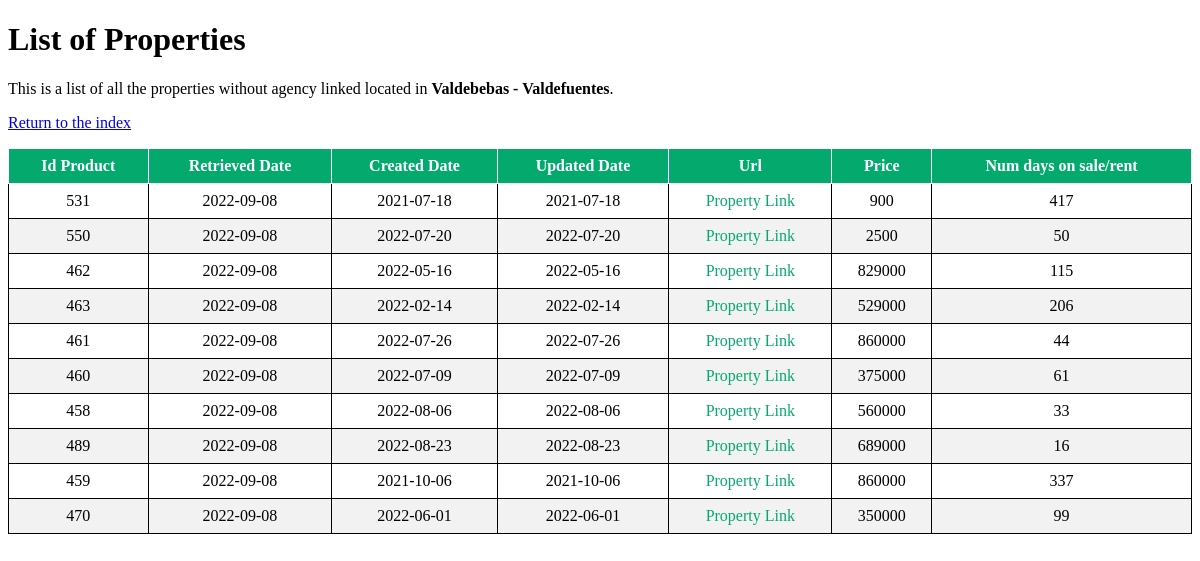
Page /property/Valdebebas - Valdefuentes on the earlier database version.
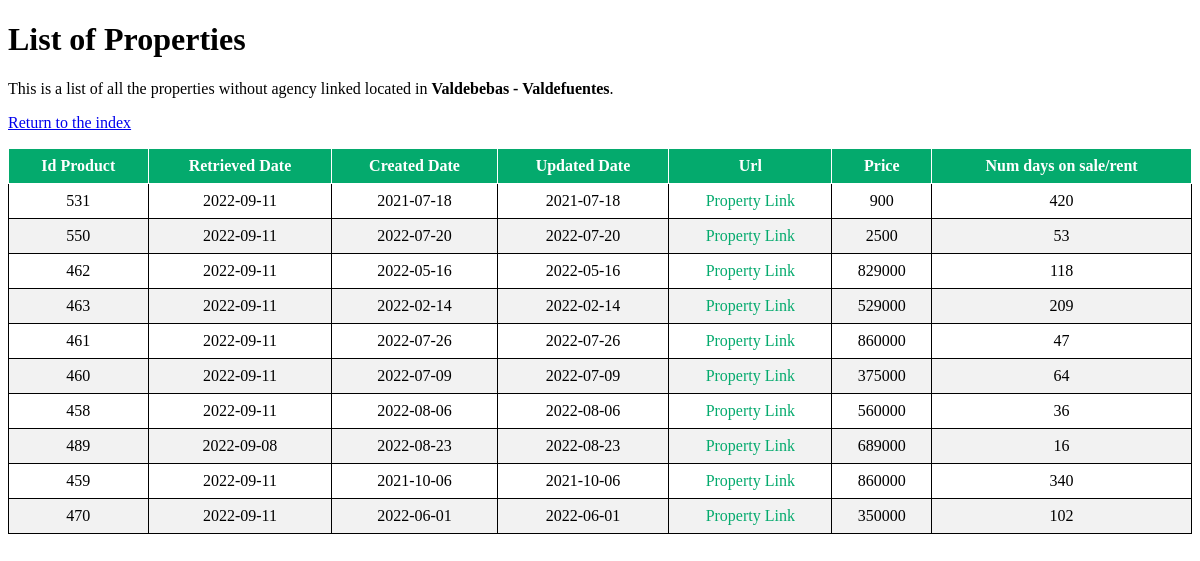
Same page on the later database version.
### flask-app/read_db.py (models this page shows)
class Property(db.Model):
    __tablename__ = 'properties'
    id_product = db.Column(db.Integer, primary_key=True)
    retrieved_date = db.Column(db.Date)
    created_date = db.Column(db.Date)
    url = db.Column(db.Text)
    mobile = db.Column(db.Integer)
    agency = db.Column(db.Text)
    real_estate_id = db.Column(db.Integer)
    price = db.Column(db.Integer)
    type_id = db.Column(db.Integer)
    trans_type_id = db.Column(db.Integer)
    location = db.Column(db.Text)
    num_days = db.Column(db.Integer)
    updated_date = db.Column(db.Date)

### flask-app/read_db.py (the view)
@app.route('/property/<location>', methods=['GET', 'POST'])
def property(location):
    properties = Property.query.filter_by(
        type_id=1, location=location).order_by(Property.url).distinct()
    return render_template('list.html', properties=properties, location=location)

### flask-app/templates/list.html (shortened to what this page needs)
<!DOCTYPE html>
<html lang="en">
<head>
    <link rel="stylesheet" type="text/css" href="{{ url_for('static', filename='styles/style.css') }}">
    <link rel="stylesheet" type="text/css" href="{{ url_for('static', filename='styles/tablesort.css') }}">
</head>
<body>
    <h1 class="pt-5 pb-2">List of Properties</h1>
    <p class="lead alert alert-warning">This is a list of all the properties without agency linked located in
        <strong>{{ location }}</strong>.
    </p>
    <p class="ml-4"><a href="{{ url_for('index') }}">Return to the index</a></p>
    <table class="table table-sortable">
        <thead>
            <tr>
                <th>Id Product</th>
                <th>Retrieved Date</th>
                <th>Created Date</th>
                <th>Updated Date</th>
                <th>Url</th>
                <th>Price</th>
                <th>Num days on sale/rent</th>
            </tr>
        </thead>
        <tbody>
            {% for property in properties %}
            <tr>
                <td>{{ property.id_product }}</td>
                <td>{{ property.retrieved_date }}</td>
                <td>{{ property.created_date }}</td>
                <td>{{ property.updated_date }}</td>
                <td>
                    <a class="property_link" href={{ property.url }}>Property Link</a>
                </td>
                <td><a>{{ property.price }}</a></td>
                <td>{{ property.num_days }}</td>
            </tr>
            {% endfor %}
        </tbody>
    </table>
</body>
</html>

### flask-app/static/styles/style.css (style rules this page uses)
table, th, td { border: 1px solid; }
table { width: 100%; border-collapse: collapse; }
th, td { text-align: center; padding: 8px; }
tr:nth-child(even) { background-color: #f2f2f2 }
th { background-color: #04AA6D; color: white; }
a.property_link { text-decoration: none; }
a.property_link:link, a.property_link:visited { color: #04AA6D; }

### flask-app/static/styles/tablesort.css (style rules this page uses)
.table-sortable th { cursor: pointer; }

Differences in the rows shown:
changed Property id 531: retrieved_date "2022-09-08" → "2022-09-11"; num_days "417" → "420"
changed Property id 550: retrieved_date "2022-09-08" → "2022-09-11"; num_days "50" → "53"
changed Property id 462: retrieved_date "2022-09-08" → "2022-09-11"; num_days "115" → "118"
changed Property id 463: retrieved_date "2022-09-08" → "2022-09-11"; num_days "206" → "209"
changed Property id 461: retrieved_date "2022-09-08" → "2022-09-11"; num_days "44" → "47"
changed Property id 460: retrieved_date "2022-09-08" → "2022-09-11"; num_days "61" → "64"
changed Property id 458: retrieved_date "2022-09-08" → "2022-09-11"; num_days "33" → "36"
changed Property id 459: retrieved_date "2022-09-08" → "2022-09-11"; num_days "337" → "340"
changed Property id 470: retrieved_date "2022-09-08" → "2022-09-11"; num_days "99" → "102"
